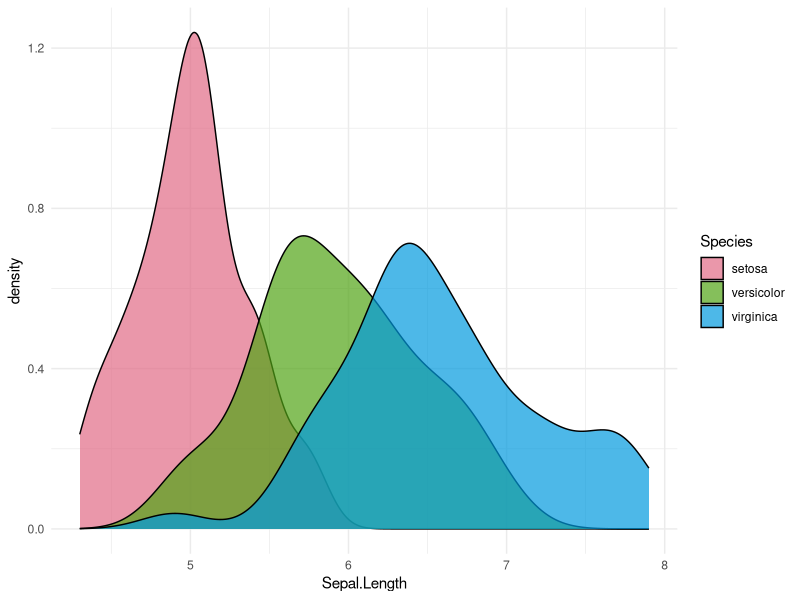
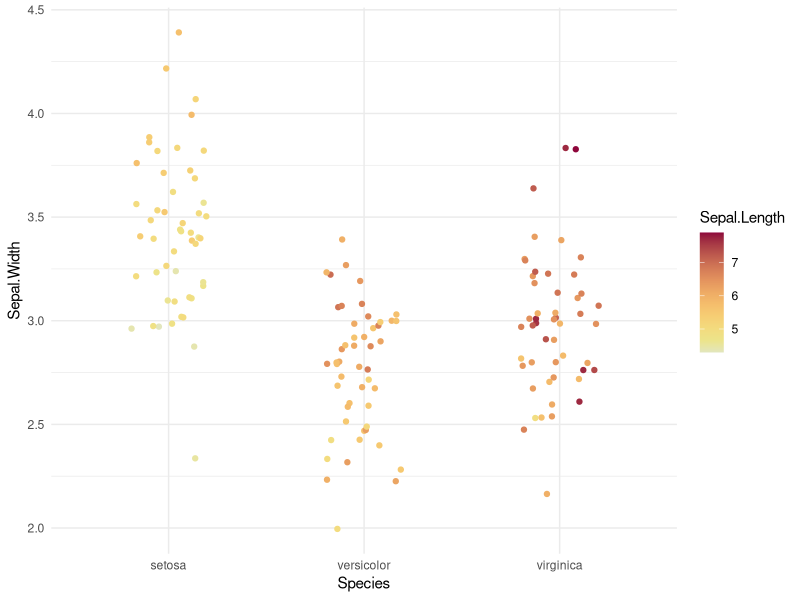
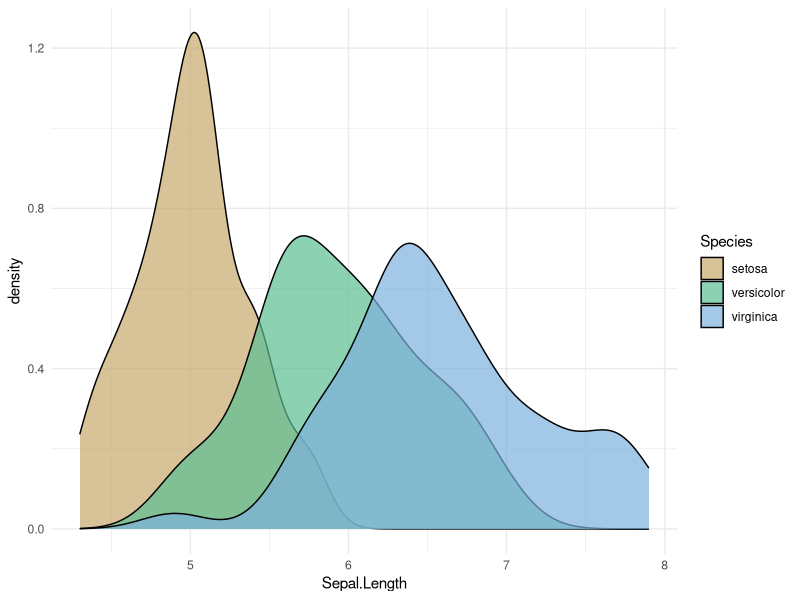
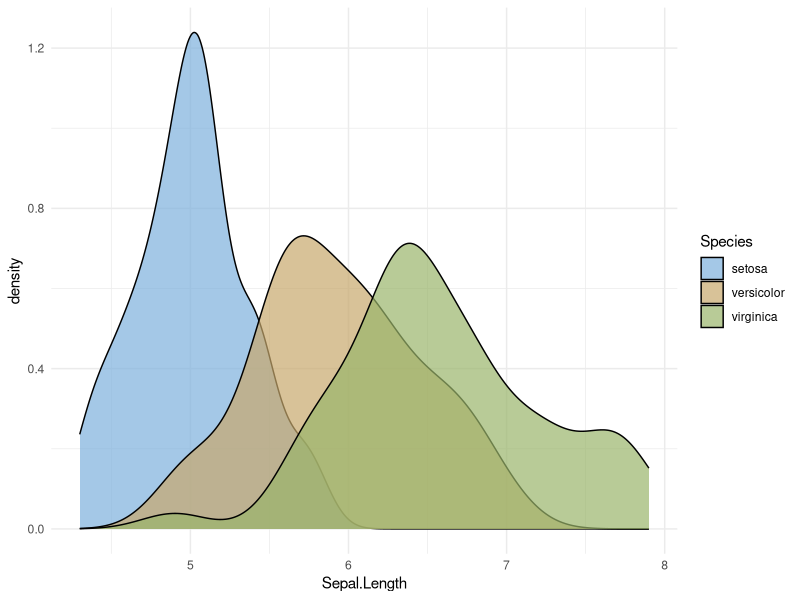
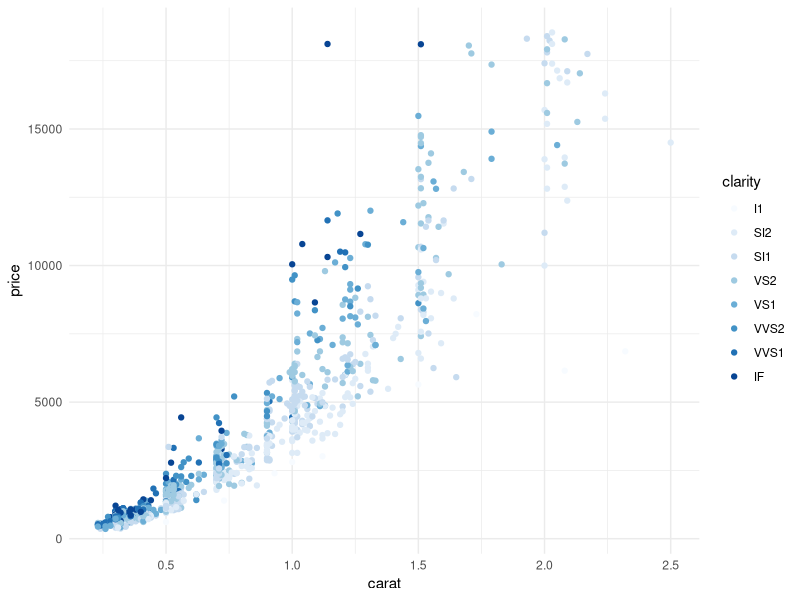
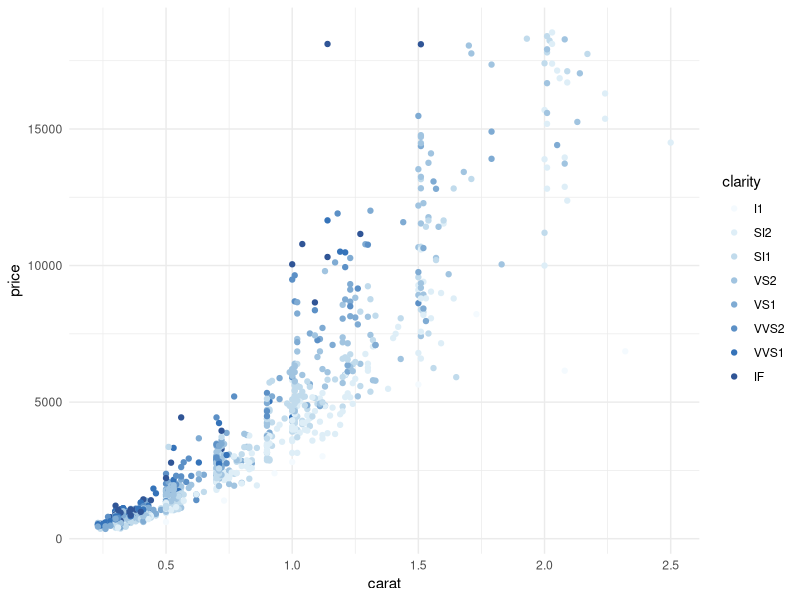
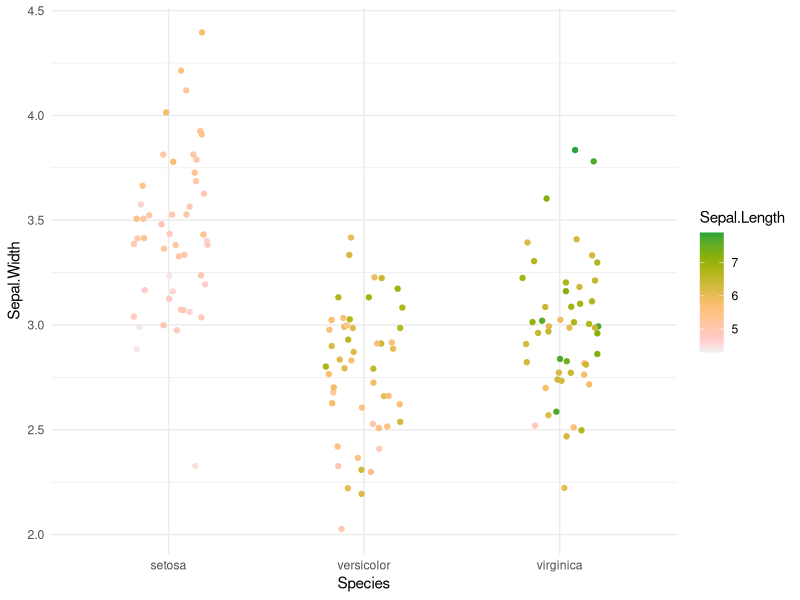
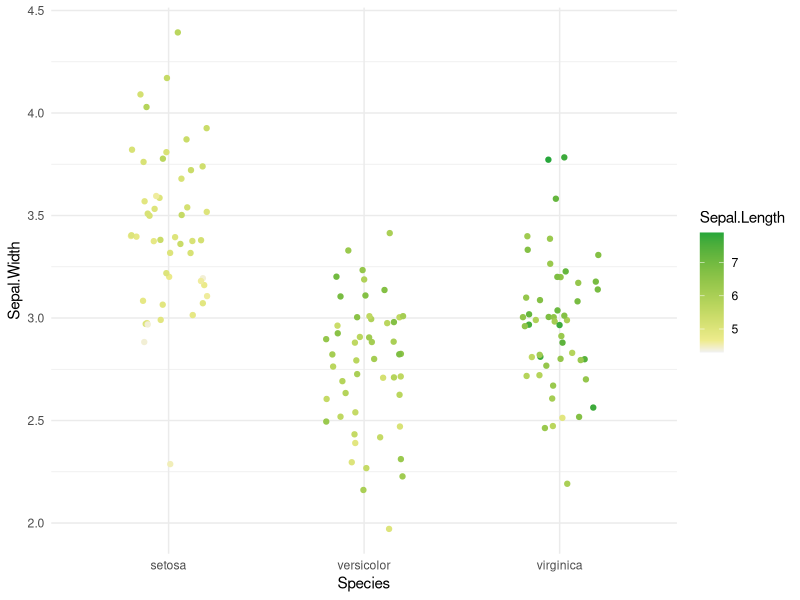

These charts were generated, in order, by the following R code:
## ---- chunk 1
library(ggplot2)
library(colorspace)
theme_set(theme_minimal())
## ---- chunk 2
ggplot(iris, aes(x = Sepal.Length, fill = Species)) + geom_density(alpha = 0.7) +
  scale_fill_discrete_qualitative()
## ---- chunk 3
ggplot(iris, aes(x = Species, y = Sepal.Width, color = Sepal.Length)) + geom_jitter(width = 0.2) +
  scale_color_continuous_sequential(palette = "Heat")
## ---- chunk 4
ggplot(iris, aes(x = Sepal.Length, fill = Species)) + geom_density(alpha = 0.7) +
  scale_fill_discrete_qualitative(palette = "Harmonic")
## ---- chunk 5
ggplot(iris, aes(x = Sepal.Length, fill = Species)) + geom_density(alpha = 0.7) +
  scale_fill_discrete_qualitative(palette = "Harmonic", nmax = 5, order = c(5, 1, 2))
## ---- chunk 6
dsamp <- diamonds[sample(nrow(diamonds), 1000), ]
gg <- ggplot(dsamp, aes(carat, price, color = clarity)) + geom_point()
gg + scale_color_brewer(palette = "Blues")
## ---- chunk 7
gg + scale_color_discrete_sequential(palette = "Blues", nmax = 9, rev = TRUE)
## ---- chunk 8
ggplot(iris, aes(x = Species, y = Sepal.Width, color = Sepal.Length)) + geom_jitter(width = 0.2) +
  scale_color_continuous_sequential(palette = "Terrain")
## ---- chunk 9
ggplot(iris, aes(x = Species, y = Sepal.Width, color = Sepal.Length)) + geom_jitter(width = 0.2) +
  scale_color_continuous_sequential(palette = "Terrain", h2 = 80)
## ---- chunk 10
set.seed(100)
df <- data.frame(country = LETTERS, V = runif(26, -40, 40))
df$country = factor(LETTERS, LETTERS[order(df$V)]) # reorder factors
gg <- ggplot(df, aes(x = country, y = V, fill = V)) +
  geom_bar(stat = "identity") +
  labs(y = "Under/over valuation in %", x = "Country") +
  coord_flip()

#gg + scale_fill_continuous_diverging(palette = "Blue-Red 3")
# scale_fill_continuous_diverging() not yet implemented
## ---- chunk 11
#gg + scale_fill_continuous_diverging(palette = "Blue-Red 3", Lend = 20, Lmid = 90, power = 1)
# scale_fill_continuous_diverging() not yet implemented
## ---- chunk 12
ggplot(iris, aes(x = Species, y = Sepal.Width, color = Sepal.Length)) + geom_jitter(width = 0.2) +
  scale_color_continuous_sequential(palette = "Viridis")
## ---- chunk 13
ggplot(iris, aes(x = Species, y = Sepal.Width, color = Sepal.Length)) + geom_jitter(width = 0.2) +
  scale_color_continuous_sequential(palette = "Viridis", begin = 0.15, end = 0.9) 
## ---- chunk 14
ggplot(iris, aes(x = Species, y = Sepal.Width, color = Sepal.Length)) + geom_jitter(width = 0.2) +
  scale_color_continuous_sequential(palette = "Viridis", rev = TRUE)
## ---- chunk 15
hcl_palettes("qualitative", plot = TRUE)
## ---- chunk 16
hcl_palettes("sequential (single-hue)", plot = TRUE)
## ---- chunk 17
hcl_palettes("sequential (multi-hue)", plot = TRUE)
## ---- chunk 18
hcl_palettes("diverging", plot = TRUE)
## ---- chunk 19
cm <- cor(mtcars)
df_wide <- as.data.frame(cm)
df_long <- stack(df_wide)
names(df_long) <- c("cor", "var1")
df_long <- cbind(df_long, var2 = rep(rownames(cm), length(rownames(cm))))
ggplot(df_long, aes(var1, var2, fill=cor)) + 
  geom_tile() + 
  coord_fixed() +
  ylab("") +
  scale_x_discrete(position = "top", name = "") +
  scale_fill_gradient2()
## ---- chunk 20
nx = 87
ny = 61
df <- data.frame(height = c(volcano), x = rep(1:nx, ny), y = rep(1:ny, each = nx))
ggplot(df, aes(x, y, fill=height)) + 
  geom_raster() + 
  coord_fixed(expand = FALSE)
